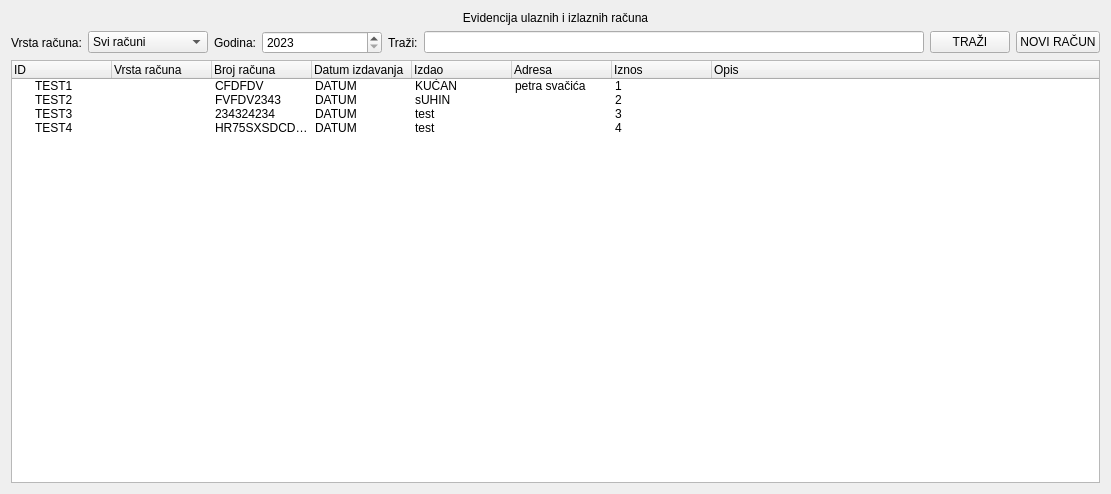
<?xml version="1.0" encoding="UTF-8"?>
<ui version="4.0">
 <class>Form</class>
 <widget class="QWidget" name="Form">
  <property name="geometry">
   <rect>
    <x>0</x>
    <y>0</y>
    <width>1087</width>
    <height>494</height>
   </rect>
  </property>
  <property name="windowTitle">
   <string>Form</string>
  </property>
  <property name="styleSheet">
   <string notr="true">background-image: url(&quot;E:\\PythonProject\\pyqt - Finance Statistic v1\\bin\\logo.png&quot;);</string>
  </property>
  <layout class="QVBoxLayout" name="verticalLayout">
   <item>
    <widget class="QLabel" name="title">
     <property name="styleSheet">
      <string notr="true">font: 14pt &quot;MS Shell Dlg 2&quot;;</string>
     </property>
     <property name="text">
      <string>Evidencija ulaznih i izlaznih računa</string>
     </property>
     <property name="alignment">
      <set>Qt::AlignCenter</set>
     </property>
    </widget>
   </item>
   <item>
    <layout class="QHBoxLayout" name="horizontalLayout">
     <item>
      <widget class="QLabel" name="label_2">
       <property name="text">
        <string>Vrsta računa:</string>
       </property>
       <property name="alignment">
        <set>Qt::AlignCenter</set>
       </property>
      </widget>
     </item>
     <item>
      <widget class="QComboBox" name="combo_table">
       <property name="minimumSize">
        <size>
         <width>120</width>
         <height>0</height>
        </size>
       </property>
       <item>
        <property name="text">
         <string>Svi računi</string>
        </property>
       </item>
       <item>
        <property name="text">
         <string>Ulazni računi</string>
        </property>
       </item>
       <item>
        <property name="text">
         <string>Izlazni računi</string>
        </property>
       </item>
      </widget>
     </item>
     <item>
      <widget class="QLabel" name="label">
       <property name="text">
        <string>Godina:</string>
       </property>
      </widget>
     </item>
     <item>
      <widget class="QSpinBox" name="year">
       <property name="minimumSize">
        <size>
         <width>120</width>
         <height>0</height>
        </size>
       </property>
       <property name="minimum">
        <number>2023</number>
       </property>
       <property name="maximum">
        <number>2050</number>
       </property>
      </widget>
     </item>
     <item>
      <widget class="QLabel" name="label_3">
       <property name="text">
        <string>Traži:</string>
       </property>
      </widget>
     </item>
     <item>
      <widget class="QLineEdit" name="pattern">
       <property name="minimumSize">
        <size>
         <width>500</width>
         <height>0</height>
        </size>
       </property>
      </widget>
     </item>
     <item>
      <widget class="QPushButton" name="pushButton">
       <property name="text">
        <string>TRAŽI</string>
       </property>
      </widget>
     </item>
     <item>
      <spacer name="horizontalSpacer_4">
       <property name="orientation">
        <enum>Qt::Horizontal</enum>
       </property>
       <property name="sizeHint" stdset="0">
        <size>
         <width>78</width>
         <height>20</height>
        </size>
       </property>
      </spacer>
     </item>
     <item>
      <widget class="QPushButton" name="btn_create">
       <property name="text">
        <string>NOVI RAČUN</string>
       </property>
      </widget>
     </item>
    </layout>
   </item>
   <item>
    <widget class="QTreeWidget" name="tree_bill">
     <property name="styleSheet">
      <string notr="true"/>
     </property>
     <column>
      <property name="text">
       <string>ID</string>
      </property>
     </column>
     <column>
      <property name="text">
       <string>Vrsta računa</string>
      </property>
     </column>
     <column>
      <property name="text">
       <string>Broj računa</string>
      </property>
     </column>
     <column>
      <property name="text">
       <string>Datum izdavanja</string>
      </property>
     </column>
     <column>
      <property name="text">
       <string>Izdao</string>
      </property>
     </column>
     <column>
      <property name="text">
       <string>Adresa</string>
      </property>
     </column>
     <column>
      <property name="text">
       <string>Iznos</string>
      </property>
     </column>
     <column>
      <property name="text">
       <string>Opis</string>
      </property>
     </column>
     <item>
      <property name="text">
       <string>TEST1</string>
      </property>
      <property name="text">
       <string/>
      </property>
      <property name="text">
       <string>CFDFDV</string>
      </property>
      <property name="text">
       <string>DATUM</string>
      </property>
      <property name="text">
       <string>KUĆAN</string>
      </property>
      <property name="text">
       <string>petra svačića</string>
      </property>
      <property name="text">
       <string>1</string>
      </property>
      <property name="text">
       <string/>
      </property>
     </item>
     <item>
      <property name="text">
       <string>TEST2</string>
      </property>
      <property name="text">
       <string/>
      </property>
      <property name="text">
       <string>FVFDV2343</string>
      </property>
      <property name="text">
       <string>DATUM</string>
      </property>
      <property name="text">
       <string>sUHIN</string>
      </property>
      <property name="text">
       <string/>
      </property>
      <property name="text">
       <string>2</string>
      </property>
      <property name="text">
       <string/>
      </property>
     </item>
     <item>
      <property name="text">
       <string>TEST3</string>
      </property>
      <property name="text">
       <string/>
      </property>
      <property name="text">
       <string>234324234</string>
      </property>
      <property name="text">
       <string>DATUM</string>
      </property>
      <property name="text">
       <string>test</string>
      </property>
      <property name="text">
       <string/>
      </property>
      <property name="text">
       <string>3</string>
      </property>
      <property name="text">
       <string/>
      </property>
     </item>
     <item>
      <property name="text">
       <string>TEST4</string>
      </property>
      <property name="text">
       <string/>
      </property>
      <property name="text">
       <string>HR75SXSDCDSC</string>
      </property>
      <property name="text">
       <string>DATUM</string>
      </property>
      <property name="text">
       <string>test</string>
      </property>
      <property name="text">
       <string/>
      </property>
      <property name="text">
       <string>4</string>
      </property>
      <property name="text">
       <string/>
      </property>
     </item>
    </widget>
   </item>
  </layout>
 </widget>
 <resources/>
 <connections/>
</ui>
